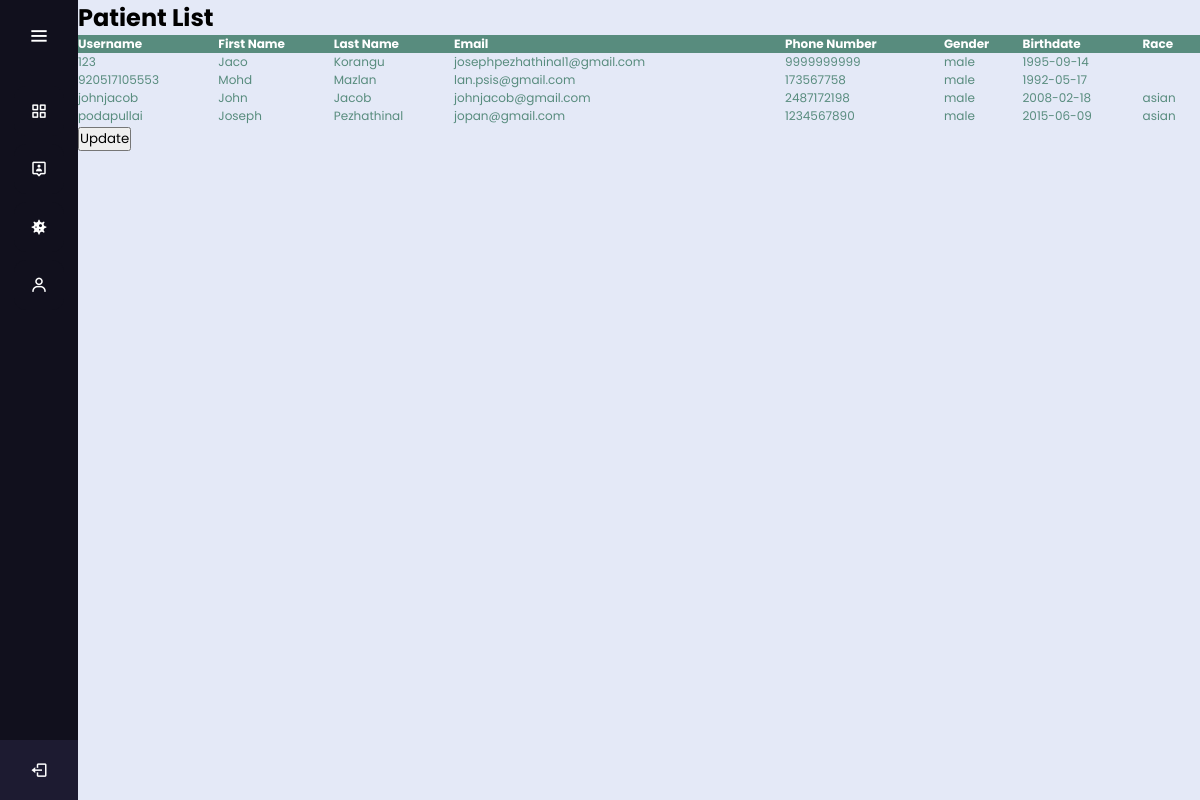
/staff/patientlist.php (signed in), run on the app's committed database.
### tables this page shows
CREATE TABLE `patient` (
  `icPatient` varchar(100) NOT NULL,
  `password` varchar(20) NOT NULL,
  `patientFirstName` varchar(20) NOT NULL,
  `patientLastName` varchar(20) NOT NULL,
  `patientDOB` date NOT NULL,
  `patientGender` varchar(10) NOT NULL,
  `patientPhone` varchar(15) NOT NULL,
  `patientEmail` varchar(100) NOT NULL,
  `race` varchar(20) NOT NULL
);

### staff/patientlist.php (the view, shortened to what this page needs)
<?php
include_once '../assets/conn/dbconnect.php';
?>
<!DOCTYPE html>
<html lang="en" dir="ltr">
  <head>
    <link rel="stylesheet" href="style.css">
    <link href='https://unpkg.com/boxicons@2.0.7/css/boxicons.min.css' rel='stylesheet'>
   </head>
<body>
<div class="sidebar">
    <div class="logo-details">
        <i class='bx bx-menu' id="btn" ></i>
    </div>
    <ul class="nav-list">
      <li>
         <a href="doctordashboard.php">
          <i class='bx bx-grid-alt'></i>
        </a>
      </li>
     <li>
       <a href="patientlist.php">
       <i class='bx bx-user-pin'></i>
       </a>
     </li>
     <li>
         <a href="addresults.php">
         <i class='bx bxs-virus'></i>
        </a>
      </li>
     <li>
         <a href="doctorprofile.php">
         <i class='bx bx-user'></i>
        </a>
      </li>
     <li class="profile">
         <a href="logout.php?logout"><i class='bx bx-log-out' id="log_out" ></i></a>
     </li>
    </ul>
  </div>
  <section class="home-section">
                            <h2>
                            Patient List
                            </h2>
                        <table>
                            <thead>
                                <tr>
                                    <th>Username</th>
                                    <th>First Name</th>
                                    <th>Last Name</th>
                                    <th>Email</th>
                                    <th>Phone Number</th>
                                    <th>Gender</th>
                                    <th>Birthdate</th>
                                    <th>Race</th>
                                </tr>
                            </thead>
                            <?php
                            $result=mysqli_query($con,"SELECT * FROM patient");
                            while ($patientRow=mysqli_fetch_array($result)) {
                                echo "<tbody>";
                                echo "<tr>";
                                    echo "<td>" . $patientRow['icPatient'] . "</td>";
                                    echo "<td>" . $patientRow['patientFirstName'] . "</td>";
                                    echo "<td>" . $patientRow['patientLastName'] . "</td>";
                                    echo "<td>" . $patientRow['patientEmail'] . "</td>";
                                    echo "<td>" . $patientRow['patientPhone'] . "</td>";
                                    echo "<td>" . $patientRow['patientGender'] . "</td>";
                                    echo "<td>" . $patientRow['patientDOB'] . "</td>";
                                    echo "<td>" . $patientRow['race'] . "</td>";
                                    echo "<form method='POST'>";
                            }
                                echo "</tr>";
                           echo "</tbody>";
                       echo "</table>";
                       echo "<div>";
                       echo "<div>";
                       echo "<button class='btn btn-primary' type='submit' value='Submit' name='submit'>Update</button>";
                        echo "</div>";
                        echo "</div>";
                        ?>
                        </section>
    </body>
</html>

### staff/style.css (style rules this page uses)
* { margin: 0; padding: 0; box-sizing: border-box; font-family: "Poppins" , sans-serif; }
.sidebar { position: fixed; left: 0; top: 0; height: 100%; width: 78px; background: #11101D; padding: 6px 14px; z-index: 99; transition: all 0.5s ease; }
.sidebar .logo-details { height: 60px; display: flex; align-items: center; position: relative; }
.sidebar .logo-details #btn { position: absolute; top: 50%; right: 0; transform: translateY(-50%); font-size: 22px; transition: all 0.4s ease; font-size: 23px; text-align: center; cursor: pointer; transition: all 0.5s ease; }
.sidebar i { color: #fff; height: 60px; min-width: 50px; font-size: 28px; text-align: center; line-height: 60px; }
.sidebar .nav-list { margin-top: 20px; height: 100%; }
.sidebar li { position: relative; margin: 8px 0; list-style: none; }
.sidebar li a { display: flex; height: 100%; width: 100%; border-radius: 12px; align-items: center; text-decoration: none; transition: all 0.4s ease; background: #11101D; }
.sidebar li i { height: 50px; line-height: 50px; font-size: 18px; border-radius: 12px; }
.sidebar li.profile { position: fixed; height: 60px; width: 78px; left: 0; bottom: -8px; padding: 10px 14px; background: #1d1b31; transition: all 0.5s ease; overflow: hidden; }
.sidebar .profile #log_out { position: absolute; top: 50%; right: 0; transform: translateY(-50%); background: #1d1b31; width: 100%; height: 60px; line-height: 60px; border-radius: 0px; transition: all 0.5s ease; }
.home-section { position: relative; background: #E4E9F7; min-height: 100vh; top: 0; left: 78px; width: calc(100% - 78px); transition: all 0.5s ease; z-index: 2; }

### staff/patientlist.php (style rules this page uses)
table { border-collapse: collapse; width: 100%; color: #588c7e; font-family: monospace; font-size: 12px; text-align: left; }
th { background-color: #588c7e; color: white; }

### data on the page
patient: icPatient "123", patientFirstName "Jaco", patientLastName "Korangu", patientEmail "josephpezhathinal1@gmail.com", patientPhone "9999999999", patientGender "male", patientDOB "1995-09-14"
patient: icPatient "920517105553", patientFirstName "Mohd", patientLastName "Mazlan", patientEmail "lan.psis@gmail.com", patientPhone "173567758", patientGender "male", patientDOB "1992-05-17"
patient: icPatient "johnjacob", patientFirstName "John", patientLastName "Jacob", patientEmail "johnjacob@gmail.com", patientPhone "2487172198", patientGender "male", patientDOB "2008-02-18", race "asian"
patient: icPatient "podapullai", patientFirstName "Joseph", patientLastName "Pezhathinal", patientEmail "jopan@gmail.com", patientPhone "1234567890", patientGender "male", patientDOB "2015-06-09", race "asian"
